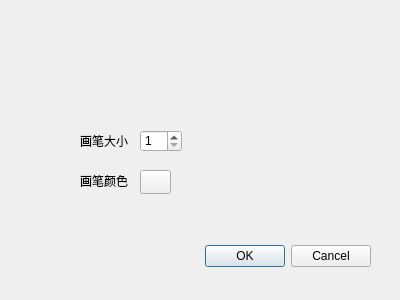
<?xml version="1.0" encoding="UTF-8"?>
<ui version="4.0">
 <class>PenSettingDialog</class>
 <widget class="QDialog" name="PenSettingDialog">
  <property name="geometry">
   <rect>
    <x>0</x>
    <y>0</y>
    <width>400</width>
    <height>300</height>
   </rect>
  </property>
  <property name="windowTitle">
   <string>Dialog</string>
  </property>
  <widget class="QDialogButtonBox" name="buttonBox">
   <property name="geometry">
    <rect>
     <x>30</x>
     <y>240</y>
     <width>341</width>
     <height>32</height>
    </rect>
   </property>
   <property name="orientation">
    <enum>Qt::Horizontal</enum>
   </property>
   <property name="standardButtons">
    <set>QDialogButtonBox::Cancel|QDialogButtonBox::Ok</set>
   </property>
  </widget>
  <widget class="QSpinBox" name="spinBox">
   <property name="geometry">
    <rect>
     <x>140</x>
     <y>130</y>
     <width>42</width>
     <height>22</height>
    </rect>
   </property>
   <property name="minimum">
    <number>1</number>
   </property>
   <property name="value">
    <number>1</number>
   </property>
  </widget>
  <widget class="QLabel" name="label">
   <property name="geometry">
    <rect>
     <x>80</x>
     <y>120</y>
     <width>53</width>
     <height>41</height>
    </rect>
   </property>
   <property name="text">
    <string>画笔大小：</string>
   </property>
  </widget>
  <widget class="QLabel" name="label_2">
   <property name="geometry">
    <rect>
     <x>80</x>
     <y>160</y>
     <width>53</width>
     <height>41</height>
    </rect>
   </property>
   <property name="text">
    <string>画笔颜色：</string>
   </property>
  </widget>
  <widget class="QPushButton" name="pushButton">
   <property name="geometry">
    <rect>
     <x>140</x>
     <y>170</y>
     <width>31</width>
     <height>24</height>
    </rect>
   </property>
   <property name="text">
    <string/>
   </property>
  </widget>
 </widget>
 <resources/>
 <connections>
  <connection>
   <sender>buttonBox</sender>
   <signal>accepted()</signal>
   <receiver>PenSettingDialog</receiver>
   <slot>accept()</slot>
   <hints>
    <hint type="sourcelabel">
     <x>248</x>
     <y>254</y>
    </hint>
    <hint type="destinationlabel">
     <x>157</x>
     <y>274</y>
    </hint>
   </hints>
  </connection>
  <connection>
   <sender>buttonBox</sender>
   <signal>rejected()</signal>
   <receiver>PenSettingDialog</receiver>
   <slot>reject()</slot>
   <hints>
    <hint type="sourcelabel">
     <x>316</x>
     <y>260</y>
    </hint>
    <hint type="destinationlabel">
     <x>286</x>
     <y>274</y>
    </hint>
   </hints>
  </connection>
 </connections>
</ui>
